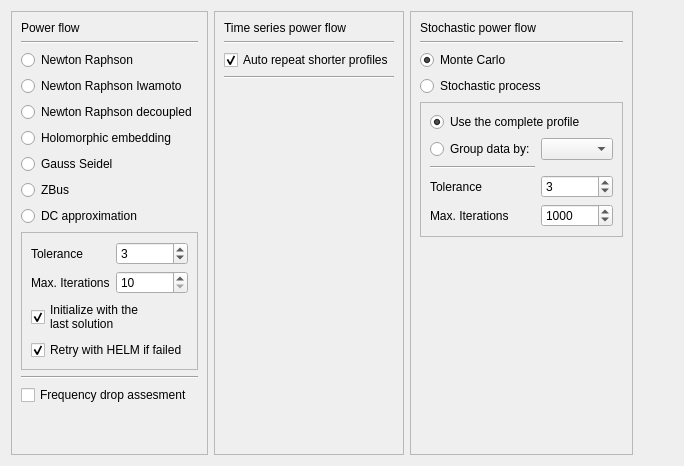
      <widget class="QWidget" name="tab_5">
       <attribute name="icon">
        <iconset resource="icons.qrc">
         <normaloff>:/file/ic_settings_black_48dp.png</normaloff>:/file/ic_settings_black_48dp.png</iconset>
       </attribute>
       <attribute name="title">
        <string>Settings</string>
       </attribute>
       <layout class="QHBoxLayout" name="horizontalLayout_4">
        <item>
         <widget class="QFrame" name="frame_7">
          <property name="frameShape">
           <enum>QFrame::StyledPanel</enum>
          </property>
          <property name="frameShadow">
           <enum>QFrame::Raised</enum>
          </property>
          <layout class="QVBoxLayout" name="verticalLayout_7">
           <item>
            <widget class="QLabel" name="label">
             <property name="text">
              <string>Power flow</string>
             </property>
            </widget>
           </item>
           <item>
            <widget class="Line" name="line">
             <property name="orientation">
              <enum>Qt::Horizontal</enum>
             </property>
            </widget>
           </item>
           <item>
            <widget class="QRadioButton" name="NR_option_button">
             <property name="text">
              <string>Newton Raphson</string>
             </property>
            </widget>
           </item>
           <item>
            <widget class="QRadioButton" name="NR_Iwamoto_option_button">
             <property name="text">
              <string>Newton Raphson Iwamoto</string>
             </property>
            </widget>
           </item>
           <item>
            <widget class="QRadioButton" name="NRFD_option_button">
             <property name="text">
              <string>Newton Raphson decoupled</string>
             </property>
            </widget>
           </item>
           <item>
            <widget class="QRadioButton" name="he_option_button">
             <property name="text">
              <string>Holomorphic embedding</string>
             </property>
            </widget>
           </item>
           <item>
            <widget class="QRadioButton" name="gs_option_button">
             <property name="text">
              <string>Gauss Seidel</string>
             </property>
            </widget>
           </item>
           <item>
            <widget class="QRadioButton" name="zbus_option_button">
             <property name="text">
              <string>ZBus</string>
             </property>
            </widget>
           </item>
           <item>
            <widget class="QRadioButton" name="dc_option_button">
             <property name="text">
              <string>DC approximation</string>
             </property>
            </widget>
           </item>
           <item>
            <widget class="QFrame" name="frame_13">
             <property name="frameShape">
              <enum>QFrame::StyledPanel</enum>
             </property>
             <property name="frameShadow">
              <enum>QFrame::Raised</enum>
             </property>
             <layout class="QGridLayout" name="gridLayout_4">
              <item row="0" column="0">
               <widget class="QLabel" name="label_5">
                <property name="text">
                 <string>Tolerance</string>
                </property>
               </widget>
              </item>
              <item row="0" column="1">
               <widget class="QSpinBox" name="tolerance_spinBox">
                <property name="minimum">
                 <number>1</number>
                </property>
                <property name="maximum">
                 <number>20</number>
                </property>
                <property name="value">
                 <number>3</number>
                </property>
               </widget>
              </item>
              <item row="1" column="0">
               <widget class="QLabel" name="label_6">
                <property name="text">
                 <string>Max. Iterations</string>
                </property>
               </widget>
              </item>
              <item row="1" column="1">
               <widget class="QSpinBox" name="max_iterations_spinBox">
                <property name="minimum">
                 <number>10</number>
                </property>
                <property name="maximum">
                 <number>300</number>
                </property>
               </widget>
              </item>
              <item row="2" column="0" colspan="2">
               <widget class="QCheckBox" name="remember_last_solution_checkBox">
                <property name="text">
                 <string>Initialize with the 
last solution</string>
                </property>
                <property name="checked">
                 <bool>true</bool>
                </property>
               </widget>
              </item>
              <item row="3" column="0" colspan="2">
               <widget class="QCheckBox" name="helm_retry_checkBox">
                <property name="text">
                 <string>Retry with HELM if failed</string>
                </property>
                <property name="checked">
                 <bool>true</bool>
                </property>
               </widget>
              </item>
             </layout>
            </widget>
           </item>
           <item>
            <widget class="Line" name="line_2">
             <property name="orientation">
              <enum>Qt::Horizontal</enum>
             </property>
            </widget>
           </item>
           <item>
            <widget class="QCheckBox" name="freq_assesment_check">
             <property name="text">
              <string>Frequency drop assesment</string>
             </property>
            </widget>
           </item>
           <item>
            <spacer name="verticalSpacer">
             <property name="orientation">
              <enum>Qt::Vertical</enum>
             </property>
             <property name="sizeHint" stdset="0">
              <size>
               <width>20</width>
               <height>40</height>
              </size>
             </property>
            </spacer>
           </item>
          </layout>
         </widget>
        </item>
        <item>
         <widget class="QFrame" name="frame_14">
          <property name="frameShape">
           <enum>QFrame::StyledPanel</enum>
          </property>
          <property name="frameShadow">
           <enum>QFrame::Raised</enum>
          </property>
          <layout class="QVBoxLayout" name="verticalLayout_12">
           <item>
            <widget class="QLabel" name="label_11">
             <property name="text">
              <string>Time series power flow</string>
             </property>
            </widget>
           </item>
           <item>
            <widget class="Line" name="line_8">
             <property name="orientation">
              <enum>Qt::Horizontal</enum>
             </property>
            </widget>
           </item>
           <item>
            <widget class="QCheckBox" name="autorepeat_checkBox">
             <property name="text">
              <string>Auto repeat shorter profiles</string>
             </property>
             <property name="checked">
              <bool>true</bool>
             </property>
            </widget>
           </item>
           <item>
            <widget class="Line" name="line_9">
             <property name="orientation">
              <enum>Qt::Horizontal</enum>
             </property>
            </widget>
           </item>
           <item>
            <spacer name="verticalSpacer_3">
             <property name="orientation">
              <enum>Qt::Vertical</enum>
             </property>
             <property name="sizeHint" stdset="0">
              <size>
               <width>20</width>
               <height>40</height>
              </size>
             </property>
            </spacer>
           </item>
          </layout>
         </widget>
        </item>
        <item>
         <widget class="QFrame" name="frame_16">
          <property name="frameShape">
           <enum>QFrame::StyledPanel</enum>
          </property>
          <property name="frameShadow">
           <enum>QFrame::Raised</enum>
          </property>
          <layout class="QVBoxLayout" name="verticalLayout_13">
           <item>
            <widget class="QLabel" name="label_14">
             <property name="text">
              <string>Stochastic power flow</string>
             </property>
            </widget>
           </item>
           <item>
            <widget class="Line" name="line_10">
             <property name="orientation">
              <enum>Qt::Horizontal</enum>
             </property>
            </widget>
           </item>
           <item>
            <widget class="QRadioButton" name="montecarlo_radioButton">
             <property name="text">
              <string>Monte Carlo</string>
             </property>
             <property name="checked">
              <bool>true</bool>
             </property>
            </widget>
           </item>
           <item>
            <widget class="QRadioButton" name="stochastic_process_radioButton">
             <property name="text">
              <string>Stochastic process</string>
             </property>
            </widget>
           </item>
           <item>
            <widget class="QFrame" name="frame_15">
             <property name="frameShape">
              <enum>QFrame::StyledPanel</enum>
             </property>
             <property name="frameShadow">
              <enum>QFrame::Raised</enum>
             </property>
             <layout class="QGridLayout" name="gridLayout_6">
              <item row="4" column="1">
               <widget class="QSpinBox" name="tolerance_stochastic_spinBox">
                <property name="minimum">
                 <number>1</number>
                </property>
                <property name="maximum">
                 <number>20</number>
                </property>
                <property name="value">
                 <number>3</number>
                </property>
               </widget>
              </item>
              <item row="5" column="1">
               <widget class="QSpinBox" name="max_iterations_stochastic_spinBox">
                <property name="minimum">
                 <number>10</number>
                </property>
                <property name="maximum">
                 <number>99999999</number>
                </property>
                <property name="value">
                 <number>1000</number>
                </property>
               </widget>
              </item>
              <item row="3" column="0">
               <widget class="Line" name="line_13">
                <property name="orientation">
                 <enum>Qt::Horizontal</enum>
                </property>
               </widget>
              </item>
              <item row="1" column="0">
               <widget class="QRadioButton" name="group_by_radioButton">
                <property name="text">
                 <string>Group data by:</string>
                </property>
               </widget>
              </item>
              <item row="5" column="0">
               <widget class="QLabel" name="label_13">
                <property name="text">
                 <string>Max. Iterations</string>
                </property>
               </widget>
              </item>
              <item row="4" column="0">
               <widget class="QLabel" name="label_12">
                <property name="text">
                 <string>Tolerance</string>
                </property>
               </widget>
              </item>
              <item row="1" column="1">
               <widget class="QComboBox" name="group_by_comboBox"/>
              </item>
              <item row="0" column="0" colspan="2">
               <widget class="QRadioButton" name="use_complete_profile_radioButton">
                <property name="text">
                 <string>Use the complete profile</string>
                </property>
                <property name="checked">
                 <bool>true</bool>
                </property>
               </widget>
              </item>
             </layout>
            </widget>
           </item>
           <item>
            <spacer name="verticalSpacer_4">
             <property name="orientation">
              <enum>Qt::Vertical</enum>
             </property>
             <property name="sizeHint" stdset="0">
              <size>
               <width>20</width>
               <height>40</height>
              </size>
             </property>
            </spacer>
           </item>
          </layout>
         </widget>
        </item>
        <item>
         <spacer name="horizontalSpacer_5">
          <property name="orientation">
           <enum>Qt::Horizontal</enum>
          </property>
          <property name="sizeHint" stdset="0">
           <size>
            <width>40</width>
            <height>20</height>
           </size>
          </property>
         </spacer>
        </item>
       </layout>
      </widget>
